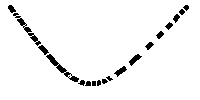
#> input picture Algoritmos de dilatación y adelgazamiento morfologico/fig/pixel.png, 200 x 100 px
$ jupyter execute --allow-errors 'Algoritmos de dilatación y adelgazamiento morfologico.ipynb'
#> lines starting #> are read from the running program, lines starting #| are printed output that depends on the picture; after the words box and inside, x2 and y2 are one past the last pixel; in counts of white or black regions, pixels touching at a corner belong together
<center>
<h1> SOLUCIÓN TAREA 7</h1>
<h3>Diego Godoy Rojas & Luis Carlos Diaz </h3>
</center>

[cell 1]
import cv2
from matplotlib import pyplot as plt
import numpy as np
from scipy.spatial import distance

Se carga la imagen de prueba y se procesa de tal manera que las partes negras correspondan a uno y las blancas sean cero.

[cell 2]
img = cv2.imread('fig/pixel.png',0)
#> img: shape (100, 200); 95.6% white; 18 black regions (1 under 20 px), largest, box (x1, y1, x2, y2) and area: (46, 54, 79, 82) 181, (13, 13, 41, 46) 163, (129, 54, 142, 66) 67
trh, imgBin=cv2.threshold(img, 100, 1, cv2.THRESH_BINARY_INV)
#> imgBin: shape (100, 200); values 0 (black) and 1 (white), 4.4% white; 18 white regions (1 under 20 px)
plt.figure(1, figsize=[15,15])
plt.imshow(imgBin,cmap='gray_r')

<h1>Dilatación Direccional</h1>

Para realizar la dilatación direccional se usan tres funciones, la primera aisla los objetos basada en la funciones findContours y drawContours de OpenCv. La segunda función calcula el centroide de un contorno basandose en los momentos y finalmente se usa contourArea para encontrar el area del contorno.

[cell 3]
def isolateObject(shape, contours, n):
    newImg=np.ones(shape)*255
    cv2.drawContours(newImg, contours, n, 0, thickness=cv2.FILLED)
    trh, newImgBin=cv2.threshold(newImg, 100, 1, cv2.THRESH_BINARY_INV)
    return newImgBin

def calcCentroid(contour):
    M = cv2.moments(contour)
    cx = int(M['m01']/M['m00'])
    cy = int(M['m10']/M['m00'])
    return (cx,cy)

A continuacion se muestran algunos de los objetos aislados con su centroide y area.

[cell 4]
plt.figure(1,figsize=[20,5*3])
contours, hierarchy = cv2.findContours(imgBin,cv2.RETR_TREE,cv2.CHAIN_APPROX_NONE)
#> contours = 27 contours, 17 with area under 20; largest, box (x1, y1, x2, y2) and area: (46, 54, 79, 82) 156, (13, 13, 41, 46) 120, (129, 54, 142, 66) 53, (114, 66, 127, 77) 47, (38, 45, 49, 55) 40
n=len(contours)
#> n = 27
cont=0
for i in [0, 4, 8, 18, 24, 26]:
    obj1=isolateObject(imgBin.shape, contours, i)
#     obj1=dilateDirection(obj1, 1, 10)
    M = cv2.moments(contours[i])
    cx = int(M['m10']/M['m00'])
    cy = int(M['m01']/M['m00'])
    obj1[cy,cx]=0
    plt.subplot(3,2,cont+1)
    plt.imshow(obj1, cmap='gray_r')
    plt.title("Objeto {} Area: {}".format(i,cv2.contourArea(contours[i])))
    cont+=1
#> this loop made 6 passes
#> (cx, cy) on passes 1 to 6: (93, 83), (104, 80), (61, 68), (27, 29), (181, 11), (11, 8)
#> pass 1, in isolateObject, `trh, newImgBin=cv2.threshold(newImg, 100, 1, cv2.THRESH_BINARY_INV)`:
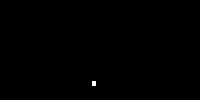
#> newImgBin: shape (100, 200) float64; values 0 (black) and 1 (white), 0.1% white; 1 white region, box (x1, y1, x2, y2) and area: (92, 81, 96, 86) 20
#> after the loop:
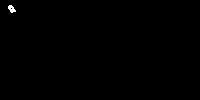
#> obj1: shape (100, 200) float64; values 0 (black) and 1 (white), 0.19% white in thin lines or dots, all inside (x1, y1, x2, y2) = (8, 5, 16, 13)
#> after the loop, cont = 6
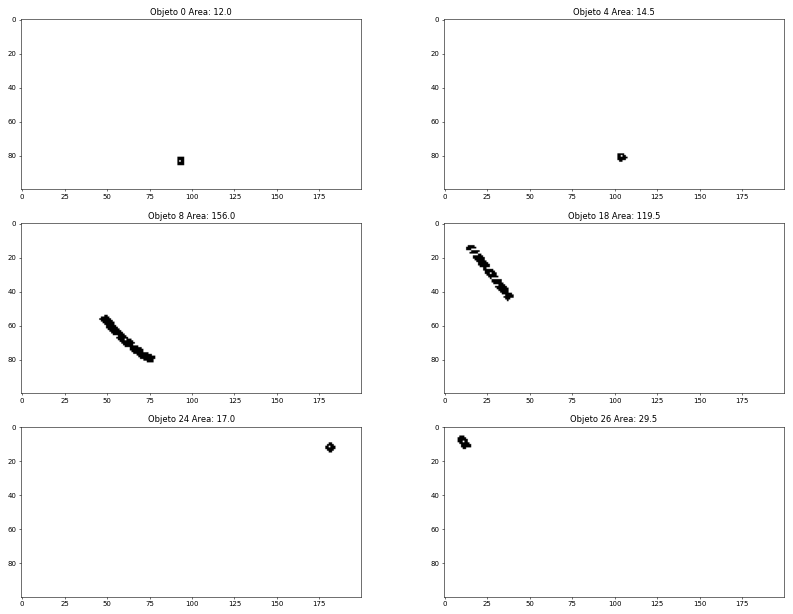
#> figure drawn by matplotlib, 6 panels

Para realizar la dilatación en una dirección se define la función dilateDirection(img, direction, D) que recibe la image, y la dilata en la dirección con una "fuerza" D. La dirección 0 es hacia abajo y aumeta en un sentido antihorario hasta la dirección 7. La función directionaDilation(inputImg, alpha) recibe una image y realiza una dilatación direccional, con el parámetro alpha que controla la relación de la distancia y la fuerza de atracción entre los objetos. En primer lugar ses encuentran los contornos, centroides y areas de cada objeto. Luego calcula la fuerza de crecimiento de cada objeto en cada dirección teniendo en cuenta a todos los demás, finalmente se dilata cada objeto las veces requeridas en cada dirección.

Como ejemplo se muestra la imagen de prueba que despues de la dilatación cerró todos los espacios vacios, formando una trayectoria continua.

[cell 5]
def dilateDirection(img, direction, D):
    direction=direction+4
    kernel=np.zeros((3,3), np.uint8)
    kernel[1,1]=1
    kernel[round(np.cos(direction*np.pi/4))+1,round(np.sin(direction*np.pi/4))+1]=1
    return cv2.dilate(img, kernel, iterations=np.floor(D/0.25).astype(int))

def directionaDilation(inputImg, alpha):
    trh, imgBin=cv2.threshold(img, 100, 1, cv2.THRESH_BINARY_INV)

    contours, hierarchy = cv2.findContours(imgBin,cv2.RETR_TREE,cv2.CHAIN_APPROX_NONE)

    centroids=list(map(calcCentroid,contours))
    areas=list(map(cv2.contourArea, contours))

    n=len(contours)

    outputImg=np.zeros(inputImg.shape)

    for i in range(n):
        obj=isolateObject(inputImg.shape, contours, i)
        D=np.zeros(8, np.uint8)
        for j in range(n):
            if i!=j:
                a=centroids[i]
                b=centroids[j]

                currAngle=np.angle((a[0]-b[0])+(a[1]-b[1])*1j)*(180/np.pi)
                currAngle=currAngle+(np.less(currAngle,0))*360
                currDist=distance.euclidean(a, b)
                currArea=areas[i]*areas[j]

                force=currArea*np.exp(-(np.power(currDist/alpha,2)))

                currDir=np.floor((((currAngle-22.5)/45)+1)%8).astype(int)
                D[currDir]=D[currDir]+force
        if(np.max(D)>0):
            D=(D/np.max(D))
        for w in range(8):
            dilate = dilateDirection(obj, w, D[w])
            outputImg=outputImg+dilate
    return np.clip(outputImg, 0, 1)
plt.figure(2, figsize=[15,20])
plt.subplot(121)
plt.imshow(imgBin, cmap='gray_r')
plt.subplot(122)
plt.imshow(directionaDilation(img, 10), cmap='gray_r')
#> in calcCentroid, `M = cv2.moments(contour)`: M = moments, m00 12, centre m10/m00, m01/m00 = (93.5, 83)
#> in calcCentroid, `cx = int(M['m01']/M['m00'])`: cx = 83
#> in calcCentroid, `cy = int(M['m10']/M['m00'])`: cy = 93
#> in directionaDilation, `centroids=list(map(calcCentroid,contours))`: centroids = 27 pairs, first value 7 to 83, second value 11 to 185
#> in directionaDilation, `areas=list(map(cv2.contourArea, contours))`: areas = 27 values, max 156 at index 8, min 2 at index 11, mean 26.2
#> in directionaDilation, `n=len(contours)`: n = 27
#> after the loop in directionaDilation, `for i in range(n):`: obj: shape (100, 200) float64; values 0 (black) and 1 (white), 0.2% white; 1 white region, box (x1, y1, x2, y2) and area: (8, 5, 16, 13) 40
#> after the loop in directionaDilation, `for i in range(n):`:
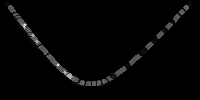
#> outputImg: shape (100, 200) float64; min 0, max 24, mean 0.4; drawn with min black and max white
#> in directionaDilation, `return np.clip(outputImg, 0, 1)`:
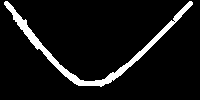
#> returned value: shape (100, 200) float64; values 0 (black) and 1 (white), 7.5% white; 1 white region, box (x1, y1, x2, y2) and area: (4, 1, 193, 87) 1494

<h1>Adelgazamiento morfológico</h1>

Para el adelgazamiento se define la función hitMiss que realiza la transformada de una imagen con un kernel dado, añade bordes a la imagen con copyBorder y luego evalua la transformación morfológica con morphologyEx. Tambien se define thinning(A, B) que retorna A adelgazado B.
Para el adelgazamiento simétrico se implementa symmThin(A,i) que adelgaza A en i iteraciones cambiando la dirección del kernel.

Para la demostración se usa el resultado la dilatación del punto anterior y la imagen original. Se muestra la dilatación y luego el adelgazamiento de cada una, se puede ver como al adelgazar la imagen original solo quedan pequeñas trayectorias separadas de un pixel a manera de esqueleto. En cambio despues de la dilatación direccional se puede ver como estas trayectorias separadas se convierten en una sola bien definida.

[cell 6]
def hitMiss(img, kernel):
    imgBorder=img.copy()
    imgBorder=cv2.copyMakeBorder(imgBorder,1,1,1,1, borderType=cv2.BORDER_CONSTANT)
    out=cv2.morphologyEx(imgBorder, cv2.MORPH_HITMISS, kernel)
    return out[1:imgBorder.shape[0]-1,1:imgBorder.shape[1]-1]

def thinning(A, B):
    C=hitMiss(A, B)
    C=np.equal(C,0)*1
    return np.array(C*A, dtype=np.uint8)

def symmThin(A, i):
    finish=False
    direction=0
    old=A.copy()
    while True:
        kernel=np.ones((3,3), int)*-1
        kernel[1,1]=1
        kernel[round(np.cos(-direction*np.pi/4))+1,round(np.sin(-direction*np.pi/4))+1]=1
        kernel[round(np.cos(-direction*np.pi/4+np.pi/4))+1,round(np.sin(-direction*np.pi/4+np.pi/4))+1]=1
        kernel[round(np.cos(-direction*np.pi/4-np.pi/4))+1,round(np.sin(-direction*np.pi/4-np.pi/4))+1]=1
        kernel[round(np.cos(-direction*np.pi/4+np.pi/2))+1,round(np.sin(-direction*np.pi/4+np.pi/2))+1]=0
        kernel[round(np.cos(-direction*np.pi/4-np.pi/2))+1,round(np.sin(-direction*np.pi/4-np.pi/2))+1]=0

        new=thinning(old, kernel)

        if direction>i:
            return new
        else:
            direction=direction+1
            old=new.copy()
dilatedImg=np.array(directionaDilation(imgBin, 10), dtype=np.uint8)
#> the loop in directionaDilation (call 2), `for i in range(n):` made 27 passes
originalThin=symmThin(imgBin,100)
#> after the loop in symmThin, `while True:`:
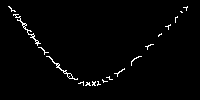
#> old: shape (100, 200); values 0 (black) and 1 (white), 1.8% white in thin lines or dots, all inside (x1, y1, x2, y2) = (8, 6, 188, 86)
thin=symmThin(dilatedImg,100)
#> the loop in symmThin, `while True:` made 102 passes
#> pass 1, in hitMiss (call 103), `imgBorder=cv2.copyMakeBorder(imgBorder,1,1,1,1, borderType=cv2.BORDER_..`:
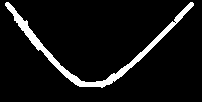
#> imgBorder: shape (102, 202); values 0 (black) and 1 (white), 7.3% white; 1 white region, box (x1, y1, x2, y2) and area: (5, 2, 194, 88) 1494
#> pass 1, in hitMiss (call 103), `out=cv2.morphologyEx(imgBorder, cv2.MORPH_HITMISS, kernel)`:
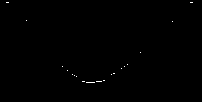
#> out: shape (102, 202); values 0 (black) and 1 (white), 0.19% white in thin lines or dots, all inside (x1, y1, x2, y2) = (6, 2, 193, 83)
#> pass 1, in thinning (call 103), `C=hitMiss(A, B)`:
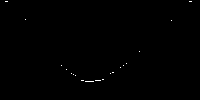
#> C: shape (100, 200); values 0 (black) and 1 (white), 0.2% white in thin lines or dots, all inside (x1, y1, x2, y2) = (5, 1, 192, 82)
#> after the loop in symmThin, `while True:`:
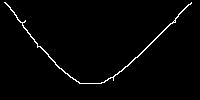
#> old: shape (100, 200); values 0 (black) and 1 (white), 1.8% white in thin lines or dots, all inside (x1, y1, x2, y2) = (4, 2, 192, 84)
plt.figure(1, figsize=[20,10])

plt.subplot(2,2,1)
plt.imshow(imgBin, cmap='gray_r')
plt.title("Imagen Original")

plt.subplot(2,2,2)
plt.imshow(originalThin, cmap='gray_r')
plt.title("Imagen original adelgazada")

plt.subplot(2,2,3)
plt.imshow(dilatedImg, cmap='gray_r')
plt.title("Imagen dilatada")

plt.subplot(2,2,4)
plt.imshow(thin, cmap='gray_r')
plt.title("Imagen dilatada y adelgazada")

Adicionalmente para comprobar el funcionamiento del algoritmo de adelgazamiento simétrico se usa la imagen ejemplo de la clase. Efectivamente se puede ver como se reduce la imagen original a su "esqueleto".

[cell 7]
img2 = cv2.imread('fig/pixelDog.png',0)
trh, imgBin2=cv2.threshold(img2, 100, 1, cv2.THRESH_BINARY_INV)
#> (the rest of this cell did not finish here and is left out)
